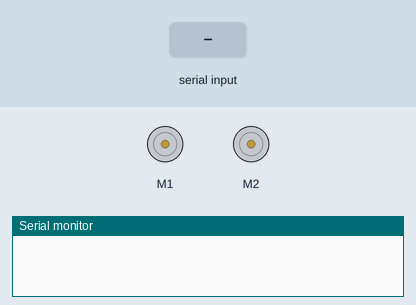
This sketch was run on a simulated Arduino Uno, built with avr-gcc and run on an emulated ATmega328P. Shown: 2 × DC motor (green arrow = forward, orange = backward, longer = faster), the last lines printed to the serial monitor. The test bench sets the inputs (shaded band).

Above: at 1.2 s.
1.3 s: "F" received over Serial
At 1.45 s:
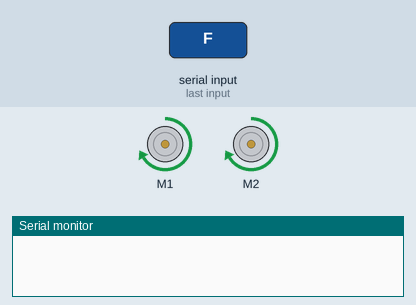
3.1 s: "L" received over Serial
At 3.2 s:
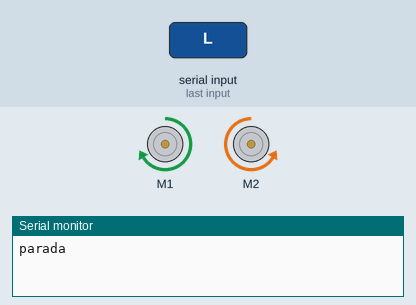
4.8 s: "R" received over Serial
At 4.9 s:
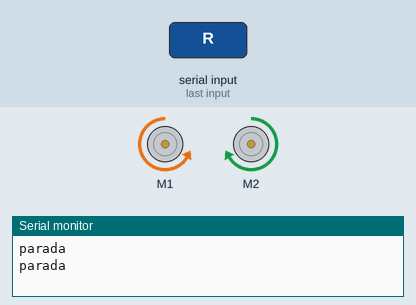
Timing chart, 0 to 7.8 s (numbered marks = the images above; inputs shaded):
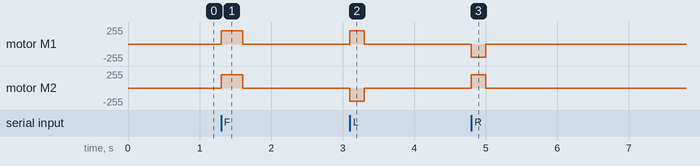

Measured:
- after the input at 1.3 s, motor M1, motor M2: stopped → forward 200/255 at once, → stopped 0.30 s later
- after the input at 3.1 s, motor M1: stopped → forward 200/255 at once, → stopped 0.20 s later; motor M2: stopped → backward 200/255 at once, → stopped 0.20 s later
- after the input at 4.8 s, motor M1: stopped → backward 200/255 at once, → stopped 0.20 s later; motor M2: stopped → forward 200/255 at once, → stopped 0.20 s later

The sketch:

program.ino
```cpp
// C++ code
/**
* Projeto de Engenharia Unificada II
* Carrinho de controle remoto controlado por bluetooth
*/
#include <AFMotor.h>    // Inclui a Biblioteca AFMotor.h - Adafruit-Motor-Shield-library

AF_DCMotor engine_a(1);
AF_DCMotor engine_b(2);

char Direction;

char state_rec;
int vSpeed = 200; // Velocidade Default dos motores

void setup()
{
  Serial.begin(9600);
}

void loop()
{
  if(Serial.available() > 0){
    state_rec = Serial.read();
    Direction = state_rec;

    if(Direction == 'F' || Direction == 'g')
    {
      startEngine_A_ToFront();
      startEngine_B_ToFront();
      delay(300);
      stopEngine_A();
      stopEngine_B();
      Direction = 'A';
    }

    if(Direction == 'B')
    {
      stopEngine_A();
      stopEngine_B();
      Direction = 'A';
    }

    if(Direction == 'L')
    {
      startEngine_A_ToFront();
      startEngine_B_ToBack();
      delay(200);
      stopEngine_A();
      stopEngine_B();
      Direction = 'A';
    }

    if(Direction == 'R')
    {
      startEngine_A_ToBack();
      startEngine_B_ToFront();
      delay(200);
      stopEngine_A();
      stopEngine_B();
      Direction = 'A';
    }

    if(Direction == 'A' )
    {
      Serial.println("parada");
    }
  }
}

#pragma region "Engine A"

void stopEngine_A(){
  engine_a.setSpeed(0);
  engine_a.run(RELEASE);
}

void startEngine_A_ToFront(){
  engine_a.run(FORWARD);
  engine_a.setSpeed(vSpeed);
}

void startEngine_A_ToBack(){
  engine_a.run(BACKWARD);
  engine_a.setSpeed(vSpeed);
}

#pragma endregion

#pragma region "Engine B"

void stopEngine_B(){
  engine_b.setSpeed(0);
  engine_b.run(RELEASE);
}

void startEngine_B_ToFront(){
  engine_b.run(FORWARD);
  engine_b.setSpeed(vSpeed);
}


void startEngine_B_ToBack(){
  engine_b.run(BACKWARD);
  engine_b.setSpeed(vSpeed);
}

#pragma endregion
```
